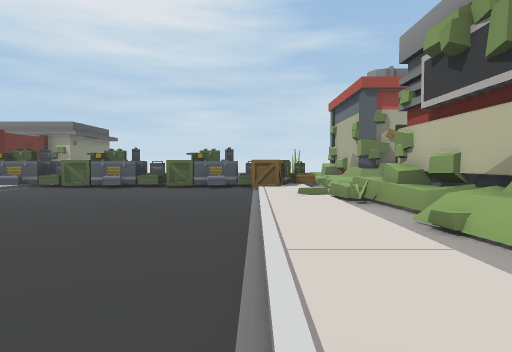
View 1 (above)

24 first-person views from a walk through a Unity game level. The camera is 1.5 m above the floor, tilts 2° down and sees 70° across. The floor is counted in squares, 2 m on a side. Each view is taken from the middle of a square. On the plan, view 1 faces up. The plan holds only what a view shows up to about 11 squares ahead; the rest is blank. The place goes on beyond the plan. The player is left out.

View 2
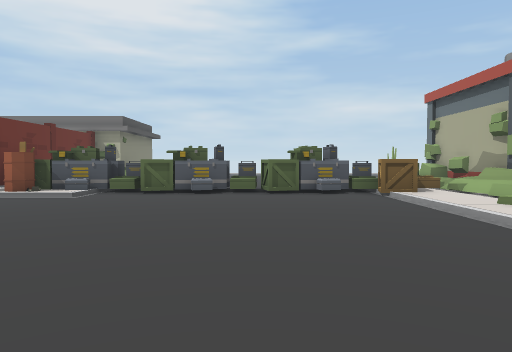

View 3
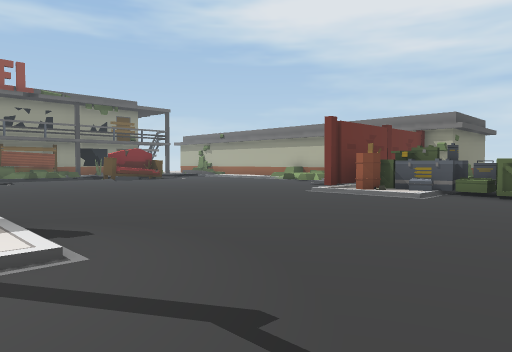

View 4
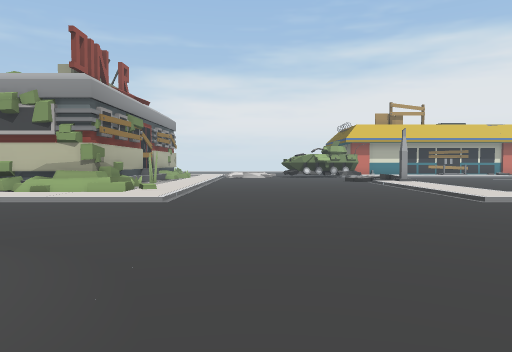

View 5
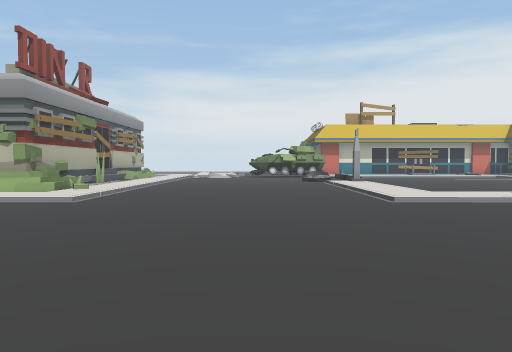

View 6
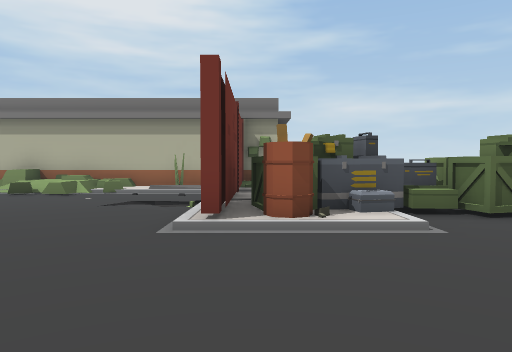

View 7
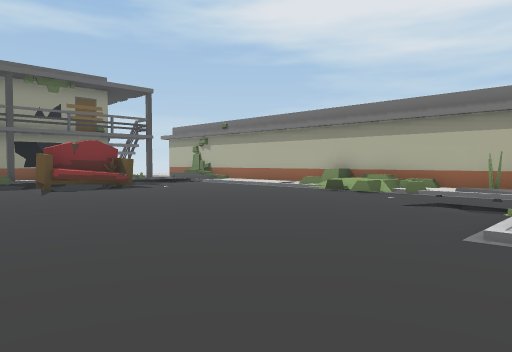

View 8
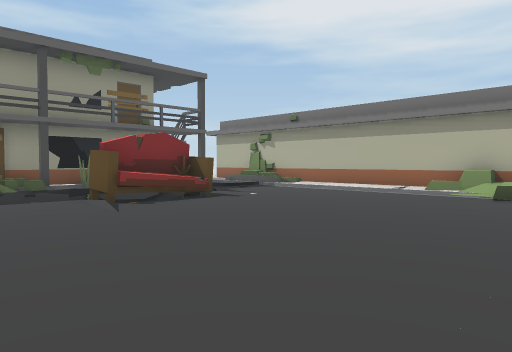

View 9
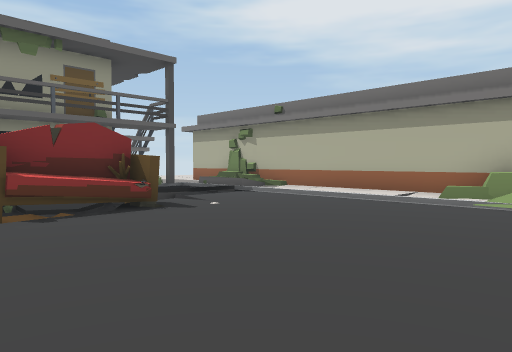

View 10
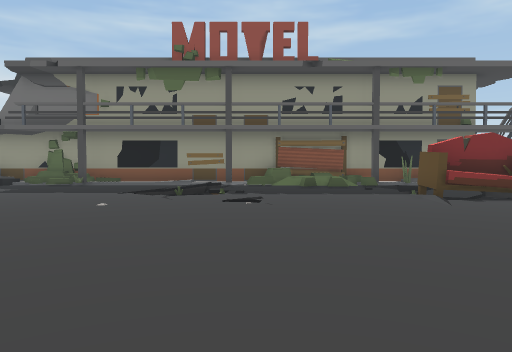

View 11
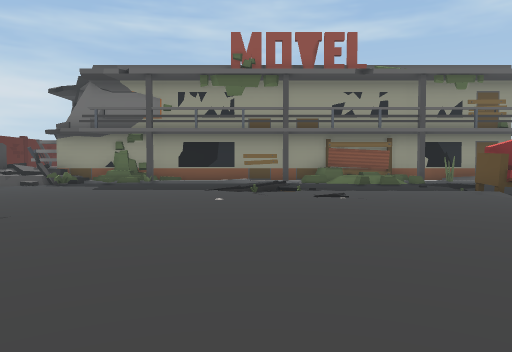

View 12
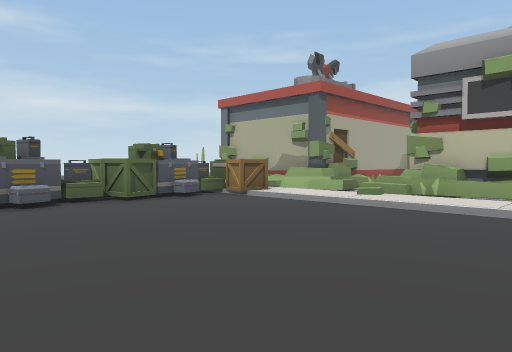

View 13
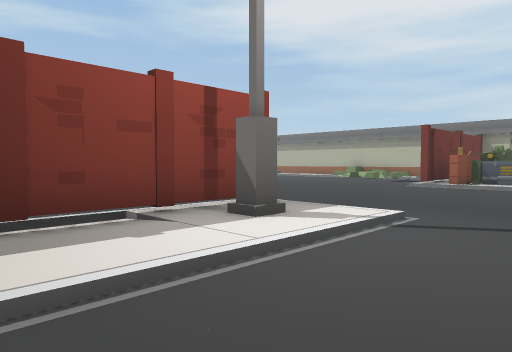

View 14
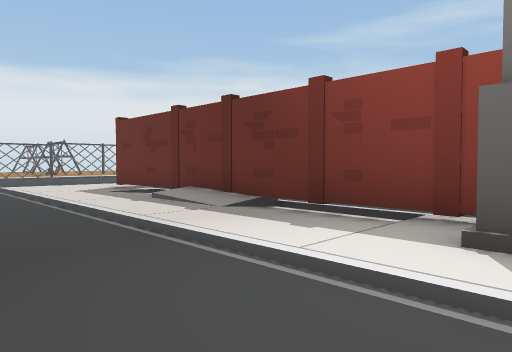

View 15
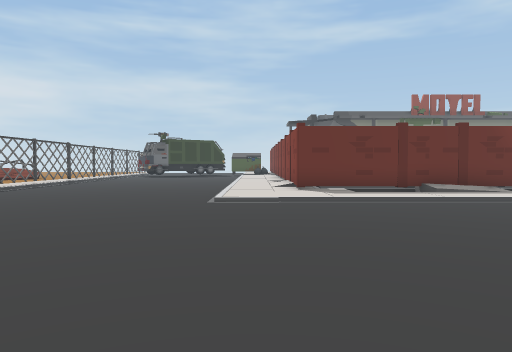

View 16
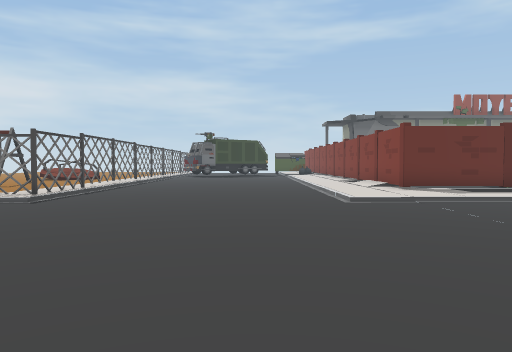

View 17
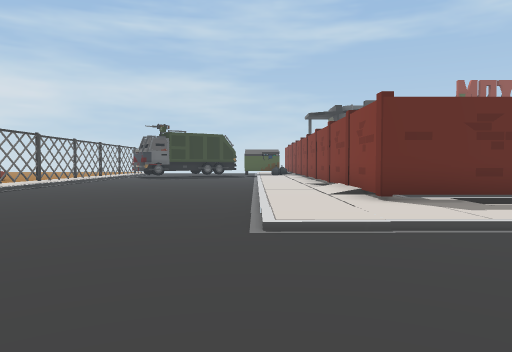

View 18
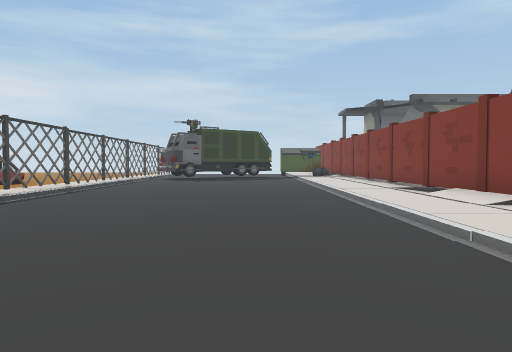

View 19
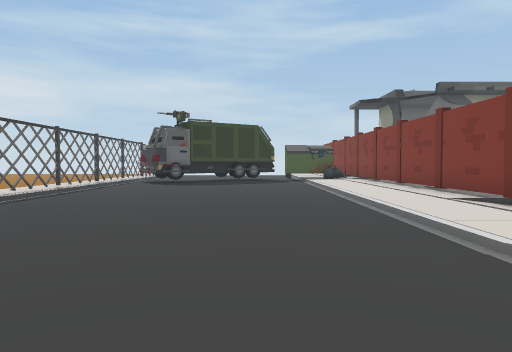

View 20
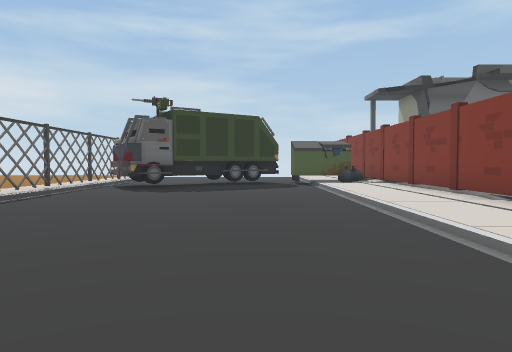

View 21
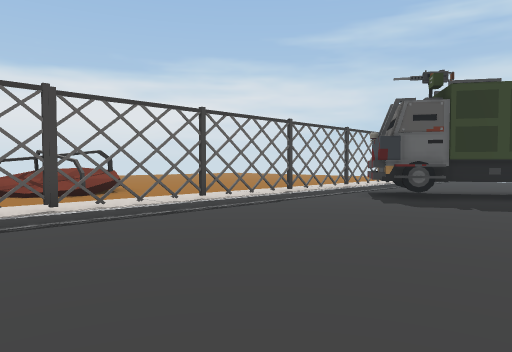

View 22
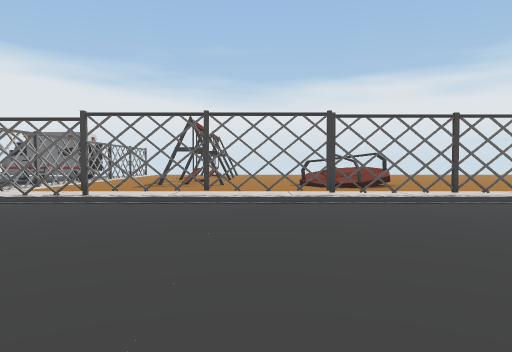

View 23
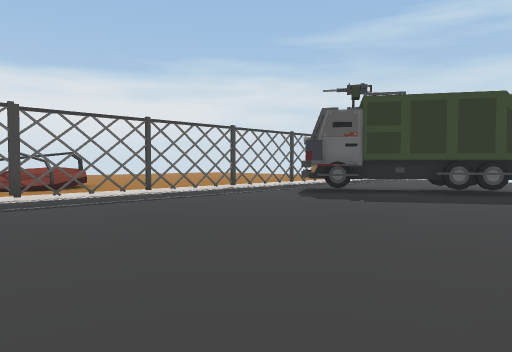

View 24
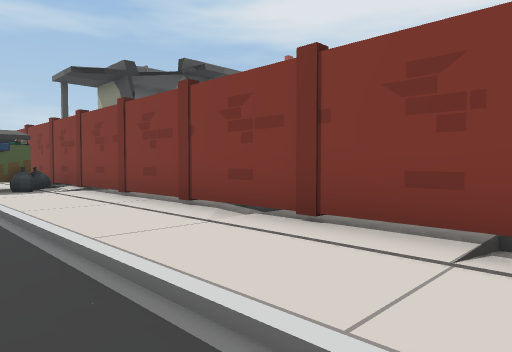

### Floor plan
Key: @ floor where view 1 was taken; # wall or solid block; x gap in a wall; . main floor; : floor 0.25 m higher than the main floor; + floor 0.5 m higher than the main floor; - floor 0.5 m lower than the main floor; _ floor 1 m lower than the main floor; / step, stairs or slope; = window, fence, low wall or low ledge; ^ raised ledge; B barrel; S sofa; O other object.
Columns run from 23 left of view 1 to 4 right of it. Each row starts with its distance up from view 1.
 17   #############
 16  /..:: ^^######
 15  ////////== //#
 14  /.........../#
 13  #..........//#           #
 12 /--.........//OOOOOOOOOOOO#
 11 //SS........./BB/.OO.OOO:/##
 10 //_S.........////......///=^
  9 //SS.................../:.==
  8 .......................//=##
  7 ......................./:=#
  6 ......................./:.#
  5 ......................./:.#
  4 //=..................../:/#
  3  //..........////......///#
  2 ../........../#//......///x
  1 ........... ./#//....../://
  0 .........   ./#:/......@///
 -1 ........    ./#:/..........
 -2 ......      //#:/..........
 -3  ....       . #:/..........
 -4  ..         //#:/..........
 -5             //#:/..........
 -6              /#:/..........
 -7  /////////   /#:/......////
 -8 ###############:/....../:::
 -9 O:::::::::::::::/....../:.
-10  ////////////////....../:
-11  ......................
-12 ....................... :
-13 O......................
-14 #......................
-15 ^O...................
-16 O#..................
-17 /////////////////.
-18 x#xxx=xx==:=#x=#/
-19  ::::::::::::::#
-20   ::::O+:::::::x
-21      OOO: O:O

Positions as (right, up) in squares from view 1, and headings:
1: (0, 0), facing up
2: (-3, 2), facing up
3: (-4, 2), facing up-left
4: (-8, -2), facing right
5: (-8, -4), facing right
6: (-9, 6), facing up
7: (-9, 6), facing up-left
8: (-13, 6), facing up-left
9: (-14, 8), facing up-left
10: (-12, 5), facing left
11: (-11, 3), facing left
12: (-6, 4), facing up-right
13: (-5, -2), facing up-left
14: (-5, 2), facing down-left
15: (1, -9), facing left
16: (1, -12), facing left
17: (-3, -10), facing left
18: (-5, -12), facing left
19: (-8, -12), facing left
20: (-11, -12), facing left
21: (-14, -12), facing down-left
22: (-14, -10), facing down
23: (-14, -10), facing down-left
24: (-14, -11), facing up-left
